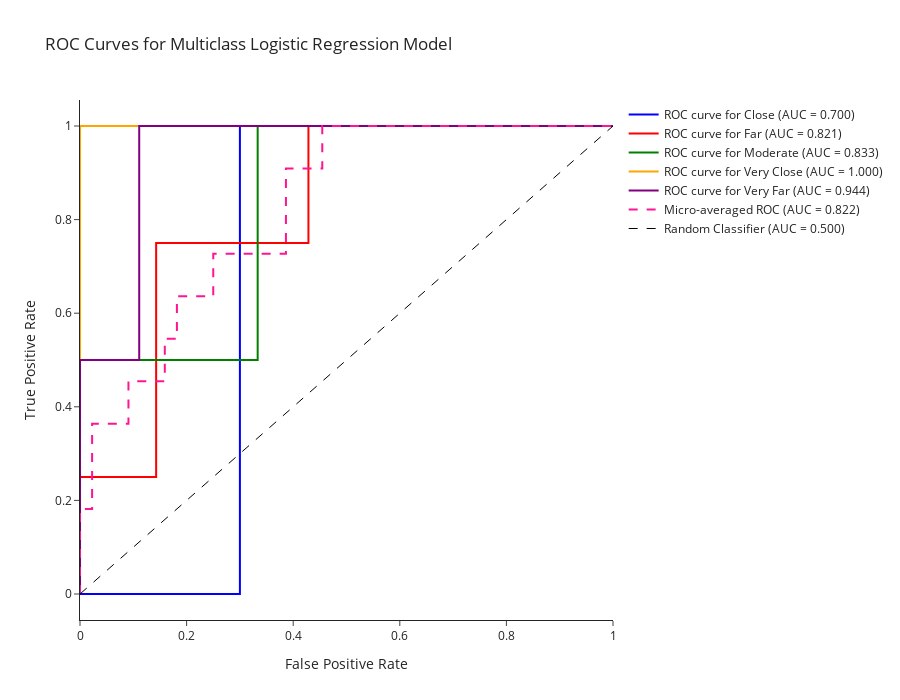

Here is the notebook cell this chart was saved with:
### Code cell
import plotly.graph_objects as go
import plotly.express as px

# Create figure
roc_curve_graph = go.Figure()

# Colors for the classes
colors = ['blue', 'red', 'green', 'orange', 'purple']

# Add ROC curves for each class
for i, color in zip(range(n_classes), colors):
    roc_curve_graph.add_trace(
        go.Scatter(
            x=fpr[i],
            y=tpr[i],
            mode='lines',
            line=dict(color=color, width=2),
            name=f"ROC curve for {logistic_model.classes_[i]} (AUC = {roc_auc[i]:.3f})"
        )
    )

# Add micro-average ROC curve
roc_curve_graph.add_trace(
    go.Scatter(
        x=fpr["micro"],
        y=tpr["micro"],
        mode='lines',
        line=dict(color='deeppink', width=2, dash='dash'),
        name=f"Micro-averaged ROC (AUC = {roc_auc['micro']:.3f})"
    )
)

# Add diagonal random classifier line
roc_curve_graph.add_trace(
    go.Scatter(
        x=[0, 1],
        y=[0, 1],
        mode='lines',
        line=dict(color='black', width=1, dash='dash'),
        name="Random Classifier (AUC = 0.500)"
    )
)

# Update layout
roc_curve_graph.update_layout(
    template = 'simple_white',
    title="ROC Curves for Multiclass Logistic Regression Model",
    xaxis_title="False Positive Rate",
    yaxis_title="True Positive Rate",
    width=900,
    height=700,
    legend=dict(
        bgcolor="rgba(255,255,255,0.7)",
        bordercolor="rgba(0,0,0,0.2)"
    )
)

### Figure 1 — Plotly figure (JSON) as saved in the notebook; plotly's stock layout.template omitted (floating-point values rounded to 4 significant figures)
{"data": [{"line": {"color": "blue", "width": 2}, "mode": "lines", "name": "ROC curve for Close (AUC = 0.700)", "type": "scatter", "x": [0, 0.1, 0.3, 0.3, 1], "y": [0, 0, 0, 1, 1]}, {"line": {"color": "red", "width": 2}, "mode": "lines", "name": "ROC curve for Far (AUC = 0.821)", "type": "scatter", "x": [0, 0, 0.1429, 0.1429, 0.4286, 0.4286, 1], "y": [0, 0.25, 0.25, 0.75, 0.75, 1, 1]}, {"line": {"color": "green", "width": 2}, "mode": "lines", "name": "ROC curve for Moderate (AUC = 0.833)", "type": "scatter", "x": [0, 0, 0.3333, 0.3333, 1], "y": [0, 0.5, 0.5, 1, 1]}, {"line": {"color": "orange", "width": 2}, "mode": "lines", "name": "ROC curve for Very Close (AUC = 1.000)", "type": "scatter", "x": [0, 0, 0, 1], "y": [0, 0.5, 1, 1]}, {"line": {"color": "purple", "width": 2}, "mode": "lines", "name": "ROC curve for Very Far (AUC = 0.944)", "type": "scatter", "x": [0, 0, 0.1111, 0.1111, 1], "y": [0, 0.5, 0.5, 1, 1]}, {"line": {"color": "deeppink", "dash": "dash", "width": 2}, "mode": "lines", "name": "Micro-averaged ROC (AUC = 0.822)", "type": "scatter", "x": [0, 0, 0, 0.02273, 0.02273, 0.09091, 0.09091, 0.1591, 0.1591, 0.1818, 0.1818, 0.25, 0.25, 0.3864, 0.3864, 0.4545, 0.4545, 1], "y": [0, 0.09091, 0.1818, 0.1818, 0.3636, 0.3636, 0.4545, 0.4545, 0.5455, 0.5455, 0.6364, 0.6364, 0.7273, 0.7273, 0.9091, 0.9091, 1, 1]}, {"line": {"color": "black", "dash": "dash", "width": 1}, "mode": "lines", "name": "Random Classifier (AUC = 0.500)", "type": "scatter", "x": [0, 1], "y": [0, 1]}], "layout": {"height": 700, "legend": {"bgcolor": "rgba(255,255,255,0.7)", "bordercolor": "rgba(0,0,0,0.2)"}, "title": {"text": "ROC Curves for Multiclass Logistic Regression Model"}, "width": 900, "xaxis": {"title": {"text": "False Positive Rate"}}, "yaxis": {"title": {"text": "True Positive Rate"}}}}
